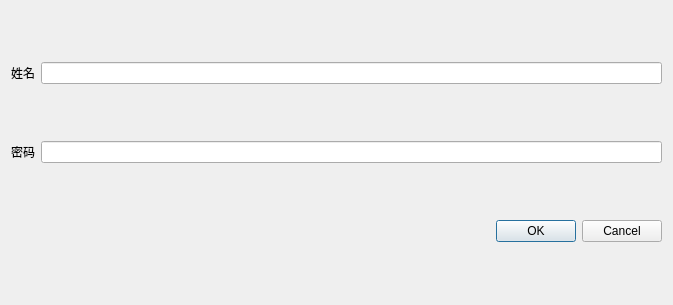
<?xml version="1.0" encoding="UTF-8"?>
<ui version="4.0">
 <class>CDialogBase</class>
 <widget class="QDialog" name="CDialogBase">
  <property name="geometry">
   <rect>
    <x>0</x>
    <y>0</y>
    <width>673</width>
    <height>305</height>
   </rect>
  </property>
  <property name="windowTitle">
   <string>Dialog</string>
  </property>
  <layout class="QGridLayout" name="gridLayout">
   <item row="2" column="0" colspan="2">
    <widget class="QDialogButtonBox" name="buttonBox">
     <property name="orientation">
      <enum>Qt::Horizontal</enum>
     </property>
     <property name="standardButtons">
      <set>QDialogButtonBox::Cancel|QDialogButtonBox::Ok</set>
     </property>
    </widget>
   </item>
   <item row="0" column="0">
    <widget class="QLabel" name="label_gif">
     <property name="text">
      <string>姓名</string>
     </property>
    </widget>
   </item>
   <item row="0" column="1">
    <widget class="QLineEdit" name="lineEdit"/>
   </item>
   <item row="1" column="0">
    <widget class="QLabel" name="label_gif_2">
     <property name="text">
      <string>密码</string>
     </property>
    </widget>
   </item>
   <item row="1" column="1">
    <widget class="QLineEdit" name="lineEdit_2">
     <property name="echoMode">
      <enum>QLineEdit::PasswordEchoOnEdit</enum>
     </property>
    </widget>
   </item>
  </layout>
 </widget>
 <resources/>
 <connections>
  <connection>
   <sender>buttonBox</sender>
   <signal>accepted()</signal>
   <receiver>CDialogBase</receiver>
   <slot>accept()</slot>
   <hints>
    <hint type="sourcelabel">
     <x>248</x>
     <y>254</y>
    </hint>
    <hint type="destinationlabel">
     <x>157</x>
     <y>274</y>
    </hint>
   </hints>
  </connection>
  <connection>
   <sender>buttonBox</sender>
   <signal>rejected()</signal>
   <receiver>CDialogBase</receiver>
   <slot>reject()</slot>
   <hints>
    <hint type="sourcelabel">
     <x>316</x>
     <y>260</y>
    </hint>
    <hint type="destinationlabel">
     <x>286</x>
     <y>274</y>
    </hint>
   </hints>
  </connection>
 </connections>
</ui>
